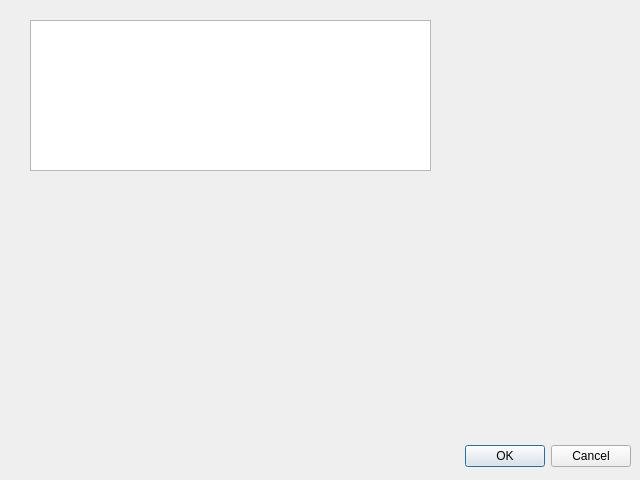
<?xml version="1.0" encoding="UTF-8"?>
<ui version="4.0">
 <class>DialogSecondWindow</class>
 <widget class="QDialog" name="DialogSecondWindow">
  <property name="geometry">
   <rect>
    <x>0</x>
    <y>0</y>
    <width>640</width>
    <height>480</height>
   </rect>
  </property>
  <property name="windowTitle">
   <string>Dialog</string>
  </property>
  <widget class="QDialogButtonBox" name="buttonBox">
   <property name="geometry">
    <rect>
     <x>10</x>
     <y>440</y>
     <width>621</width>
     <height>32</height>
    </rect>
   </property>
   <property name="orientation">
    <enum>Qt::Horizontal</enum>
   </property>
   <property name="standardButtons">
    <set>QDialogButtonBox::Cancel|QDialogButtonBox::Ok</set>
   </property>
  </widget>
  <widget class="QPlainTextEdit" name="plainTextEdit">
   <property name="geometry">
    <rect>
     <x>30</x>
     <y>20</y>
     <width>401</width>
     <height>151</height>
    </rect>
   </property>
  </widget>
 </widget>
 <resources/>
 <connections>
  <connection>
   <sender>buttonBox</sender>
   <signal>accepted()</signal>
   <receiver>DialogSecondWindow</receiver>
   <slot>accept()</slot>
   <hints>
    <hint type="sourcelabel">
     <x>248</x>
     <y>254</y>
    </hint>
    <hint type="destinationlabel">
     <x>157</x>
     <y>274</y>
    </hint>
   </hints>
  </connection>
  <connection>
   <sender>buttonBox</sender>
   <signal>rejected()</signal>
   <receiver>DialogSecondWindow</receiver>
   <slot>reject()</slot>
   <hints>
    <hint type="sourcelabel">
     <x>316</x>
     <y>260</y>
    </hint>
    <hint type="destinationlabel">
     <x>286</x>
     <y>274</y>
    </hint>
   </hints>
  </connection>
 </connections>
</ui>
